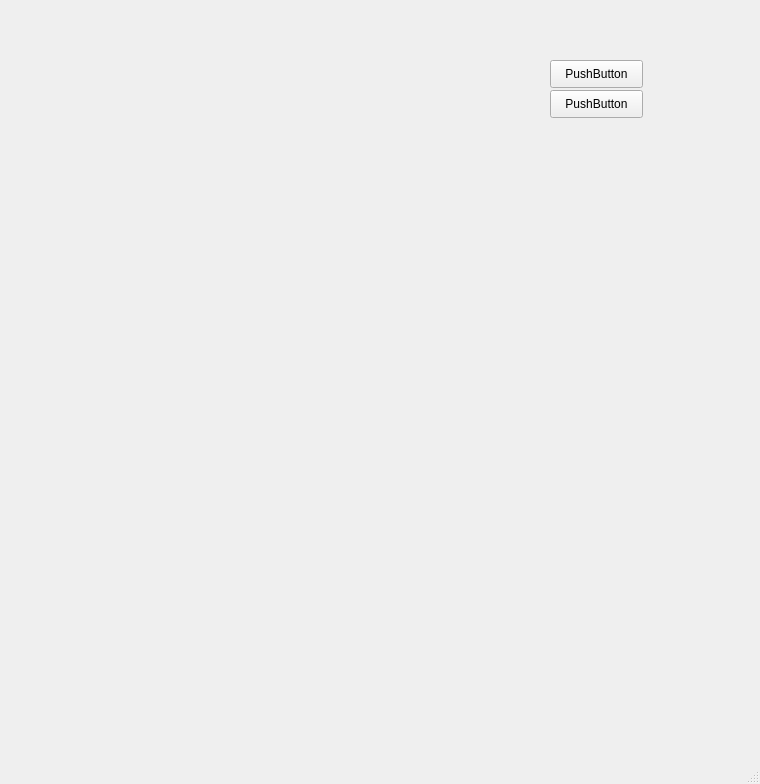
<?xml version="1.0" encoding="UTF-8"?>
<ui version="4.0">
 <class>MainWindow</class>
 <widget class="QMainWindow" name="MainWindow">
  <property name="geometry">
   <rect>
    <x>0</x>
    <y>0</y>
    <width>760</width>
    <height>784</height>
   </rect>
  </property>
  <property name="windowTitle">
   <string>MainWindow</string>
  </property>
  <widget class="QWidget" name="centralwidget">
   <widget class="MatplotlibWidget" name="RawPlot">
    <property name="geometry">
     <rect>
      <x>10</x>
      <y>60</y>
      <width>531</width>
      <height>161</height>
     </rect>
    </property>
   </widget>
   <widget class="MatplotlibWidget" name="PitchPlot">
    <property name="geometry">
     <rect>
      <x>10</x>
      <y>230</y>
      <width>531</width>
      <height>161</height>
     </rect>
    </property>
   </widget>
   <widget class="MatplotlibWidget" name="VTLPlot">
    <property name="geometry">
     <rect>
      <x>10</x>
      <y>400</y>
      <width>531</width>
      <height>161</height>
     </rect>
    </property>
   </widget>
   <widget class="MatplotlibWidget" name="VarPlot">
    <property name="geometry">
     <rect>
      <x>10</x>
      <y>570</y>
      <width>531</width>
      <height>161</height>
     </rect>
    </property>
   </widget>
   <widget class="QPushButton" name="pushButton">
    <property name="geometry">
     <rect>
      <x>550</x>
      <y>60</y>
      <width>93</width>
      <height>28</height>
     </rect>
    </property>
    <property name="text">
     <string>PushButton</string>
    </property>
   </widget>
   <widget class="QPushButton" name="pushButton_2">
    <property name="geometry">
     <rect>
      <x>550</x>
      <y>90</y>
      <width>93</width>
      <height>28</height>
     </rect>
    </property>
    <property name="text">
     <string>PushButton</string>
    </property>
   </widget>
  </widget>
  <widget class="QMenuBar" name="menubar">
   <property name="geometry">
    <rect>
     <x>0</x>
     <y>0</y>
     <width>760</width>
     <height>26</height>
    </rect>
   </property>
  </widget>
  <widget class="QStatusBar" name="statusbar"/>
 </widget>
 <customwidgets>
  <customwidget>
   <class>MatplotlibWidget</class>
   <extends>QWidget</extends>
   <header>matplotlibwidget</header>
  </customwidget>
 </customwidgets>
 <resources/>
 <connections/>
</ui>
